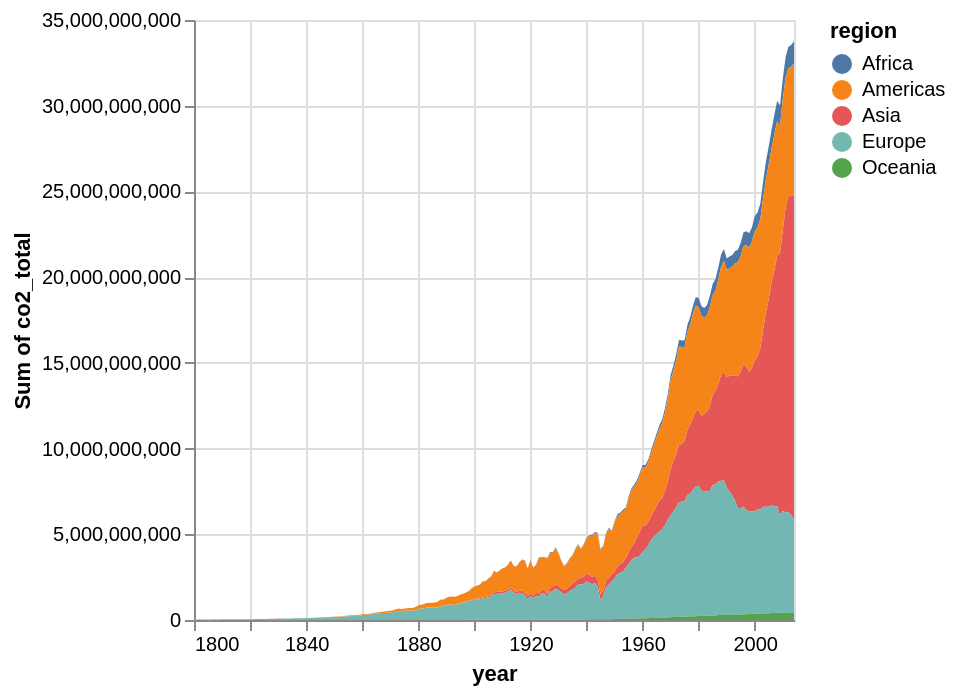

Here is the notebook cell this chart was saved with:
### Markdown cell above
<div class="alert alert-info" style="color:black">

### Question 5.3
rubric={accuracy:1,quality:1,viz:2}

<h4>
Python
</h4>
<ol type="1">
<li>in addition to the co2 per capita, the total population also matter for a country’s overall co2 emissions. compute a new column in your data set called <code>'co2_total'</code> which contains the total co2 emissions per observation.</li>
<li>plot this new column over time in an area chart, but instead of plotting one area for each country, plot one for each region which represents the sum of all countries co2 emissions in that region.</li>
</ol>
</div>

### Code cell
pdata5['co2_total'] = pdata5['co2_per_capita']*pdata5['population']
areachart = alt.Chart(pdata5).mark_area().encode(x = 'year',y ='sum(co2_total)',
                                     color=alt.Color('region') ,
                                     tooltip=[
        alt.Tooltip('year', format='%Y'),
        'region',
        alt.Tooltip('sum(co2_total)', format=',.0f')
    ]
)
areachart

### Figure 1 — Vega specification as saved in the notebook (floating-point values rounded to 4 significant figures; data arrays with more than 128 entries replaced by an {"elided": "..."} marker saying what was removed)
{"$schema": "https://vega.github.io/schema/vega/v5.json", "data": [{"name": "source_0", "values": {"elided": "1070 records"}, "transform": [{"type": "formula", "expr": "toDate(datum['year'])", "as": "year"}]}, {"name": "source_0_color_domain_region", "values": [{"region": "Asia"}, {"region": "Europe"}, {"region": "Africa"}, {"region": "Americas"}, {"region": "Oceania"}]}], "marks": [{"type": "group", "name": "pathgroup", "from": {"facet": {"data": "source_0", "name": "faceted_path_main", "groupby": ["region"]}}, "encode": {"update": {"width": {"field": {"signal": null, "datum": null, "group": "width", "parent": null}}, "height": {"field": {"signal": null, "datum": null, "group": "height", "parent": null}}}}, "marks": [{"type": "area", "name": "marks", "from": {"data": "faceted_path_main"}, "sort": {"field": "x"}, "encode": {"update": {"fill": {"field": "region", "scale": "color"}, "x": {"field": "year", "scale": "x"}, "y": {"field": "sum_co2_total_end", "scale": "y"}, "defined": {"signal": "isValid(datum[\"year\"]) && isFinite(+datum[\"year\"]) && isValid(datum[\"sum_co2_total\"]) && isFinite(+datum[\"sum_co2_total\"])"}, "orient": {"value": "vertical"}, "tooltip": {"signal": "{\"year\": timeFormat(datum[\"year\"], '%Y'), \"region\": isValid(datum[\"region\"]) ? datum[\"region\"] : \"\"+datum[\"region\"], \"Sum of co2_total\": format(datum[\"sum_co2_total\"], \",.0f\")}"}, "y2": {"field": "sum_co2_total_start", "scale": "y"}}}, "style": ["area"]}]}], "scales": [{"name": "x", "type": "time", "domain": {"data": "source_0", "field": "year"}, "range": [0, {"signal": "width"}]}, {"name": "y", "type": "linear", "domain": {"data": "source_0", "fields": ["sum_co2_total_start", "sum_co2_total_end"]}, "range": [{"signal": "height"}, 0], "nice": true, "zero": true}, {"name": "color", "type": "ordinal", "domain": {"data": "source_0_color_domain_region", "field": "region", "sort": true}, "range": "category"}], "axes": [{"scale": "x", "zindex": 0, "gridScale": "y", "labels": false, "maxExtent": 0, "ticks": false, "orient": "bottom", "aria": false, "domain": false, "grid": true, "minExtent": 0, "tickCount": {"signal": "ceil(width/40)"}}, {"scale": "y", "ticks": false, "grid": true, "zindex": 0, "orient": "left", "maxExtent": 0, "gridScale": "x", "tickCount": {"signal": "ceil(height/40)"}, "domain": false, "labels": false, "aria": false, "minExtent": 0}, {"scale": "x", "tickCount": {"signal": "ceil(width/40)"}, "zindex": 0, "orient": "bottom", "title": "year", "labelFlush": true, "grid": false, "labelOverlap": true}, {"scale": "y", "tickCount": {"signal": "ceil(height/40)"}, "zindex": 0, "grid": false, "labelOverlap": true, "orient": "left", "title": "Sum of co2_total"}], "style": "cell", "padding": 5, "width": 300, "legends": [{"fill": "color", "symbolType": "circle", "title": "region"}], "background": "white", "height": 300}
